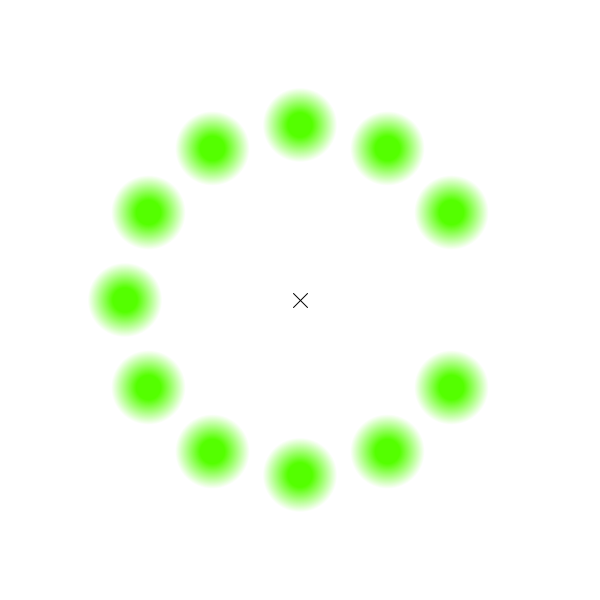
Frame 1 (no input)
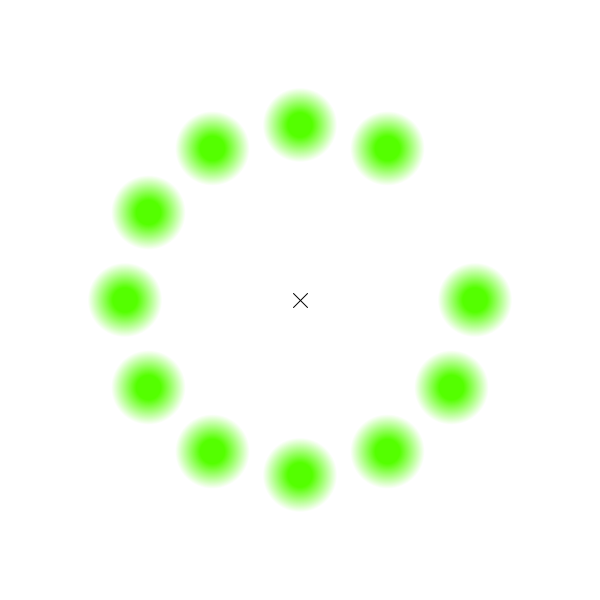
Frame 60 (the mouse pressed at the canvas centre just before this capture)
Frame 120 (the mouse held since frame 60 and released just before this capture): identical to frame 60, image omitted

The Processing sketch that drew these frames (run headless with seeded random() and noise(); from frame 60 on, the mouse is pressed at the canvas centre):

// Processing sketch: LilacChaserIllusion
// ── LilacChaserIllusion.pde
/*
 Lilac Chaser
 Author: Jeremy L Hinton
*/

boolean active = true;

void setup() {
  size(600, 600);
  background(255);
  frameRate(7);
}

void draw() {
  background(255);
  LilacChaser(300, 300, 350, 12, 75);
}

int hidden = 0;

void LilacChaser(float x, float y, float r, int n, float r1) {

  line(x-7, y-7, x+7, y+7);
  line(x+7, y-7, x-7, y+7);
  
  for (int i = 0; i < n; i++) {
    float xi = r/2 * cos(i*2*PI/n);
    float yi = r/2 * sin(i*2*PI/n);
    if (i != hidden) {
      Gradient(x + xi, y + yi, r1);
    }
  }
  if (active) {
    hidden ++;
    hidden %= n;
  }
}

void Gradient (float x, float y, float radius) {
  pushStyle();
  colorMode(HSB, 360, 100, 100);
  noStroke();
  float h = 0;
  for (float r = radius; r > 0; r -= 1) {
    fill(100, h, 100);
    ellipse(x, y, r, r);
    h += 2;
  }
  popStyle();
}
